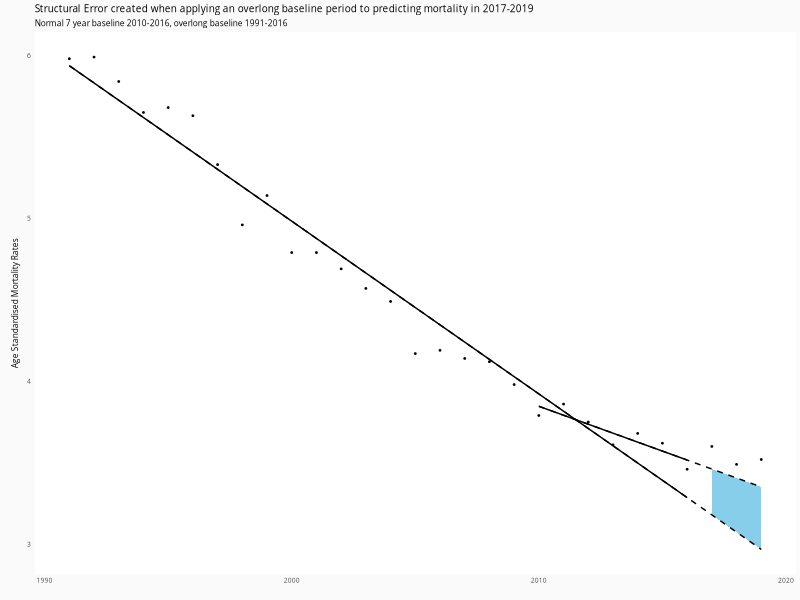
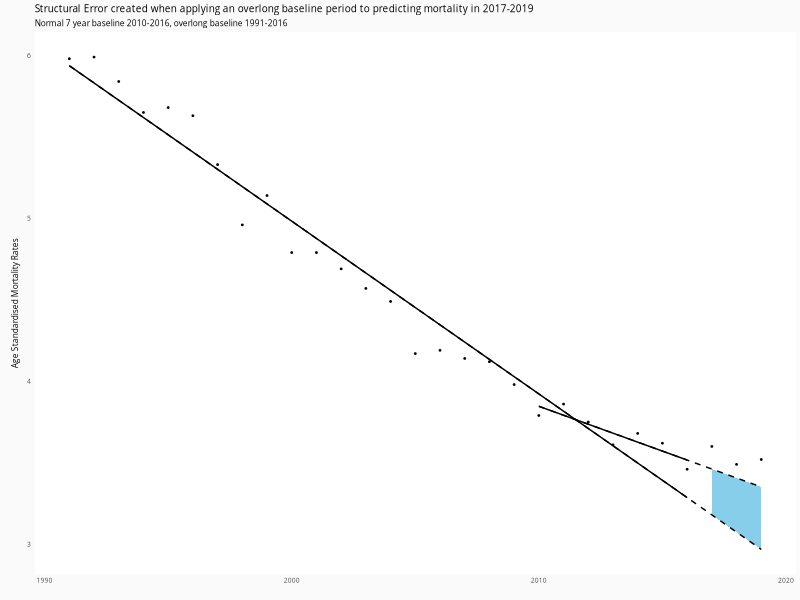

R code for these plots, in order:
library(dplyr)
library(tidyr)
library(ggplot2)
library(ggthemes)
library(ggtext)
library(patchwork)

ASMR <- read.csv("DMM_Standardised_Death_Rates.csv", skip=1, 
                 col.names = c("Year","ASMR1K")) |> 
  filter(!is.na(ASMR1K)) |> 
  mutate(Year = as.numeric(Year)) |> 
  filter(Year > 1990)

longmod <- lm(ASMR1K ~ Year, data=ASMR |> filter(Year < 2017))
ASMR$longExp <- longmod$coefficients[1] + 
  ASMR$Year * longmod$coefficients[2]

shortmod <- lm(ASMR1K ~ Year, data=ASMR |> filter(Year %in% 2010:2016))
ASMR$shortExp <- shortmod$coefficients[1] + 
  ASMR$Year * shortmod$coefficients[2]
ASMR$shortExp[ASMR$Year < 2010] <- NA_real_

xis<- c(2017,
        2018,
        2019,
        2019,
        2018,
        2017)
yis <- c(
  3.180031,
  3.073993,
  2.967956,
  3.351429,
  3.406429,
  3.461429)

structural_over17_19 <- sum(ASMR$shortExp[ASMR$Year %in% 2017:2019] /
  ASMR$longExp[ASMR$Year %in% 2017:2019])

ggplot(ASMR |> filter(Year < 2020), 
              aes(x=Year, y=ASMR1K))+
  annotate("polygon",x=xis,y=yis,fill="skyblue")+
  geom_point(size=0.3) +
         geom_line(aes(y=longExp), linetype=2)+
         geom_line(aes(y=shortExp), linetype=2) +
  geom_line(data=ASMR |> filter(Year < 2017), aes(y=longExp)) +
  geom_line(data=ASMR |> filter(Year < 2017),aes(y=shortExp)) +
  theme_minimal(base_family="Open Sans",
                base_size = 6) +
  theme(
    plot.background = element_rect(fill = "#FAFAFA", colour="#FAFAFA"),
    panel.background = element_rect(fill = "#FFFFFF", colour = "#FFFFFF"),
    panel.spacing.x = unit(9, "points"),
    panel.spacing.y = unit(3, "points"),
    panel.grid = element_blank(),
    strip.background = element_rect(fill= "#FFFFFF", colour="#EFEFEF"),
    strip.text = element_text(margin = margin(t = 5, r = 5, b = 5, l = 5, unit = "pt")),
    strip.placement = "inside",
    axis.title.y.left = element_text(margin = margin(t = 5, r = 5, b = 5, l = 5, unit = "pt"))
  ) +
  labs(title="Structural Error created when applying an overlong baseline period to predicting mortality in 2017-2019",
       subtitle="Normal 7 year baseline 2010-2016, overlong baseline 1991-2016",
       y="Age Standardised Mortality Rates", x="")

ggsave(filename="figure2.png",
       height=4, width = 6, dpi=300, units = "in", bg = "white")

# insetgraph <- ggplot(ASMR |> filter(Year < 2020, Year > 2014), 
#                      aes(x=Year, y=ASMR1K))+
#   geom_line(aes(y=longExp))+
#   geom_line(aes(y=shortExp))+
#   geom_point(size=0.3)
# outergraph<- ggplot(ASMR |> filter(Year < 2020), 
#        aes(x=Year, y=ASMR1K))+
#   geom_line(aes(y=longExp))+
#   geom_line(aes(y=shortExp))+
#   geom_point(size=0.3) +annotate("polygon",x=xis,y=yis,colour="blue")
# outergraph + annotation_custom(ggplotGrob(insetgraph), 
#                                xmin = 2008, xmax = 2019,
#                                ymin = 4.5, ymax = 6)

StructErr <- data.frame(startYr <- 2006:2016)

prederror <- function(x, asm = ASMR |> filter(Year %in% 2002:2019)){
  modelm <- lm(ASMR1K ~ Year, data=asm |> filter(Year %in% x:2016))
  asm$expec <- modelm$coefficients[1]+ asm$Year * modelm$coefficients[2]
  output <- data.frame(V1=asm$expec)
  names(output) <- paste0("e",x)
  return(output)
}
## https://www.abs.gov.au/articles/measuring-australias-excess-mortality-during-covid-19-pandemic-until-first-quarter-2023#methodology


